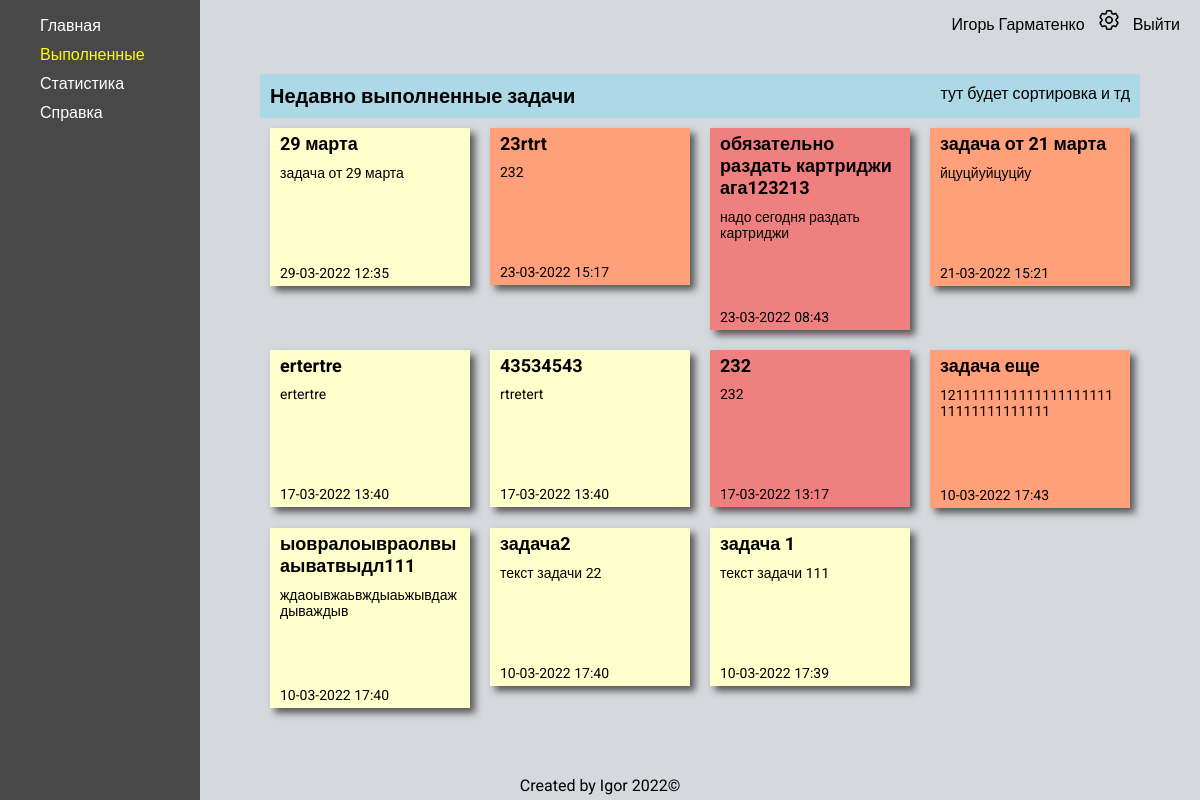
The app's page /done_tasks/ (signed in) with its own data.
### ToDo/models.py (models this page shows, shortened)
class CustomUser(AbstractUser):
    avatar = models.ImageField(
        blank=True,
        verbose_name='Avatar',
        upload_to=f'images/',
        default='../static/ToDo/images/default.png'
    )
    date_of_birth = models.DateField(blank=True, null=True)

class Task(models.Model):
    PRIORITY_LEVEL = (('L', 'низкий'),
                      ('M', 'обычный'),
                      ('H', 'высокий'),
                      )
    user = models.ForeignKey(settings.AUTH_USER_MODEL, on_delete=models.CASCADE, null=True, blank=True)
    title = models.CharField(max_length=200)
    descr = models.CharField(max_length=500)
    priority = models.CharField(max_length=10, choices=PRIORITY_LEVEL, default='medium')
    is_finished = models.BooleanField(default=False)
    created_at = models.DateTimeField(auto_now_add=True)
    complated_at = models.DateTimeField(auto_now=True)
    class Meta:
        ordering = ['-created_at']

### ToDo/views.py (the view)
# urls.py: path('done_tasks/', done_tasks, name='done_tasks'),
@login_required
def done_tasks(request):
    tasks = Task.objects.filter(user_id=request.user.id, is_finished=True).order_by('created_at').reverse()
    context = {
        'tasks': tasks,
        'menu': home_menu,
        'title': 'Выполненные задачи'
    }
    return render(request, 'ToDo/done_tasks.html', context=context)

### ToDo/templates/ToDo/done_tasks.html
{% extends 'ToDo/home_base.html' %}
{% block rightbar %}
    <div class="tasks__wrap">
        <div class="tasks__active_wrap">
            <div class="tasks__header">
                <div class="tasks__active_title">Недавно выполненные задачи</div>
                <div class="tasks__active_info">тут будет сортировка и тд</div>
            </div>
            <div class="tasks__active">
                {% for task in tasks %}
                    <div class="task {{ task.priority }}">
                        <div class="task__title">{{ task.title }}</div>
                        <div class="task__descr">{{ task.descr }}</div>
                        <div class="task__created_at">{{ task.created_at|date:'d-m-Y H:i' }}</div>
                    </div>
                {% endfor %}
            </div>
        </div>
    </div>
{% endblock %}

### ToDo/templates/ToDo/home_base.html (shortened to what this page needs)
{% extends 'ToDo/base.html' %}
{% load static %}
{% block content %}
    <div class="main">
        <div  class="leftbar">
            <ul class="home_menu">
                {% for key, item in menu.items %}
                    {% url key as url %}
                    <li class="home_menu__item {% if request.path == url %}active{%endif %}">
                        <a href="{% url key %}">{{ item }}</a>
                    </li>
                {% endfor %}
            </ul>
        </div>
        <div  class="rightbar">
            <div class="home_nav">
                <div class="home_info">
                    {% if request.user.is_authenticated %}
                        <span>{{ user.first_name }} {{ user.last_name }}</span>
                        <a href="{% url 'user_settings' %}">
                            <img class="settings__icon" src="{% static 'ToDo/images/setting.png' %}" alt="settings">
                        </a>
                        <a href="{% url 'logout' %}">Выйти</a>
                    {% endif %}
                </div>
            </div>
            {% block rightbar %}
            {% endblock %}
        </div>
    </div>
{% endblock %}

### ToDo/static/ToDo/css/style.css (style rules this page uses)
html { font-family: 'Roboto', sans-serif; background-image: url(../images/index_background.webp); background-repeat: no-repeat; background-position: center center; background-attachment: fixed; -webkit-background-size: cover; -moz-background-size: cover; -o-background-size: cover; background-size: cover; }
body { margin: 0; }
.main { display: flex; }
.leftbar { width: 10%; min-width: 200px; background-color: #484848; display: flex; flex-direction: column; min-height: 100vh; }
.rightbar { width: 90%; background-color: #D5D8DC; min-height: 100vh; }
.settings__icon { margin: 0 10px; width: 20px; height: 20px; }
.home_menu { display: flex; flex-direction: column; align-items: flex-start; }
.home_menu__item { list-style-type: none; margin-bottom: 10px; display: block; }
.home_menu__item a { text-decoration: none; color: white; list-style-type: none; }
.active a { color: yellow; }
.home_nav { display: flex; justify-content: space-between; padding: 10px 20px; }
.home_info a { text-decoration: none; color: black; }
.tasks__wrap { display: flex; justify-content: space-between; padding: 30px 50px; }
.tasks__active { display: flex; justify-content: flex-start; align-items: flex-start; flex-wrap: wrap; align-content: flex-start; }
.tasks__header { display: flex; justify-content: space-between; background-color: #ADD8E6; padding: 10px 10px; }
.tasks__active_info { margin-left: 50px; }
.tasks__active_title { font-size: 20px; font-weight: bold; }
.tasks__active_wrap { margin: 0 10px; width: 100%; }
.task { position: relative; display: flex; flex-direction: column; align-items: center; width: 200px; word-wrap: break-word; margin: 10px; height: auto; box-shadow: 5px 5px 7px rgba(33,33,33,.7); transform: rotate(0deg); transition: transform .15s linear; }
.task__title { width: 100%; padding: 5px 10px; box-sizing: border-box; font-weight: bold; font-size: 18px; }
.H { background: #F08080; }
.M { background: #FFA07A; }
.L { background: #ffc; }
.task__descr { width: 100%; padding: 5px 10px; box-sizing: border-box; font-size: 14px; min-height: 100px; word-wrap: inherit; }
.task__created_at { width: 100%; padding: 5px 10px; box-sizing: border-box; font-size: 14px; }

### records on screen
CustomUser: first_name "Игорь", last_name "Гарматенко"
Task: title "29 марта", descr "задача от 29 марта", created_at "29-03-2022 12:35"
Task: title "23rtrt", descr "232", created_at "23-03-2022 15:17"
Task: title "обязательно раздать картриджи ага123213", descr "надо сегодня раздать картриджи", created_at "23-03-2022 08:43"
Task: title "задача от 21 марта", descr "йцуцйуйцуцйу", created_at "21-03-2022 15:21"
Task: title "ertertre", descr "ertertre", created_at "17-03-2022 13:40"
Task: title "43534543", descr "rtretert", created_at "17-03-2022 13:40"
Task: title "232", descr "232", created_at "17-03-2022 13:17"
Task: title "задача еще", descr "121111111111111111111111111111111111", created_at "10-03-2022 17:43"
Task: title "ыовралоывраолвыаыватвыдл111", descr "ждаоывжаьвждыаьжывдаждываждыв", created_at "10-03-2022 17:40"
Task: title "задача2", descr "текст задачи 22", created_at "10-03-2022 17:40"
Task: title "задача 1", descr "текст задачи 111", created_at "10-03-2022 17:39"

### other values on screen
{{ item }} "Главная" "Выполненные" "Статистика" "Справка"
